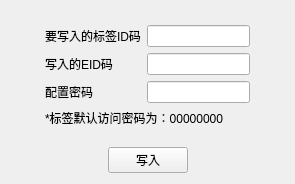
<?xml version="1.0" encoding="UTF-8"?>
<ui version="4.0">
 <class>WriteEidForm</class>
 <widget class="QWidget" name="WriteEidForm">
  <property name="geometry">
   <rect>
    <x>0</x>
    <y>0</y>
    <width>295</width>
    <height>184</height>
   </rect>
  </property>
  <property name="windowTitle">
   <string>Form</string>
  </property>
  <layout class="QVBoxLayout" name="verticalLayout">
   <item>
    <spacer name="verticalSpacer_2">
     <property name="orientation">
      <enum>Qt::Vertical</enum>
     </property>
     <property name="sizeHint" stdset="0">
      <size>
       <width>20</width>
       <height>11</height>
      </size>
     </property>
    </spacer>
   </item>
   <item>
    <layout class="QHBoxLayout" name="horizontalLayout_2">
     <item>
      <spacer name="horizontalSpacer_3">
       <property name="orientation">
        <enum>Qt::Horizontal</enum>
       </property>
       <property name="sizeHint" stdset="0">
        <size>
         <width>40</width>
         <height>20</height>
        </size>
       </property>
      </spacer>
     </item>
     <item>
      <layout class="QGridLayout" name="gridLayout">
       <item row="0" column="0">
        <widget class="QLabel" name="label">
         <property name="text">
          <string>要写入的标签ID码</string>
         </property>
        </widget>
       </item>
       <item row="0" column="1">
        <widget class="QLineEdit" name="lineEdit"/>
       </item>
       <item row="1" column="0">
        <widget class="QLabel" name="label_2">
         <property name="text">
          <string>写入的EID码</string>
         </property>
        </widget>
       </item>
       <item row="1" column="1">
        <widget class="QLineEdit" name="lineEdit_2"/>
       </item>
       <item row="2" column="0">
        <widget class="QLabel" name="label_3">
         <property name="text">
          <string>配置密码</string>
         </property>
        </widget>
       </item>
       <item row="2" column="1">
        <widget class="QLineEdit" name="lineEdit_3"/>
       </item>
       <item row="3" column="0" colspan="2">
        <widget class="QLabel" name="label_4">
         <property name="text">
          <string>*标签默认访问密码为：00000000</string>
         </property>
        </widget>
       </item>
      </layout>
     </item>
     <item>
      <spacer name="horizontalSpacer_4">
       <property name="orientation">
        <enum>Qt::Horizontal</enum>
       </property>
       <property name="sizeHint" stdset="0">
        <size>
         <width>40</width>
         <height>20</height>
        </size>
       </property>
      </spacer>
     </item>
    </layout>
   </item>
   <item>
    <spacer name="verticalSpacer">
     <property name="orientation">
      <enum>Qt::Vertical</enum>
     </property>
     <property name="sizeHint" stdset="0">
      <size>
       <width>20</width>
       <height>12</height>
      </size>
     </property>
    </spacer>
   </item>
   <item>
    <layout class="QHBoxLayout" name="horizontalLayout">
     <item>
      <spacer name="horizontalSpacer">
       <property name="orientation">
        <enum>Qt::Horizontal</enum>
       </property>
       <property name="sizeHint" stdset="0">
        <size>
         <width>40</width>
         <height>20</height>
        </size>
       </property>
      </spacer>
     </item>
     <item>
      <widget class="QPushButton" name="pushButton">
       <property name="text">
        <string>写入</string>
       </property>
      </widget>
     </item>
     <item>
      <spacer name="horizontalSpacer_2">
       <property name="orientation">
        <enum>Qt::Horizontal</enum>
       </property>
       <property name="sizeHint" stdset="0">
        <size>
         <width>40</width>
         <height>20</height>
        </size>
       </property>
      </spacer>
     </item>
    </layout>
   </item>
  </layout>
 </widget>
 <resources/>
 <connections/>
</ui>
